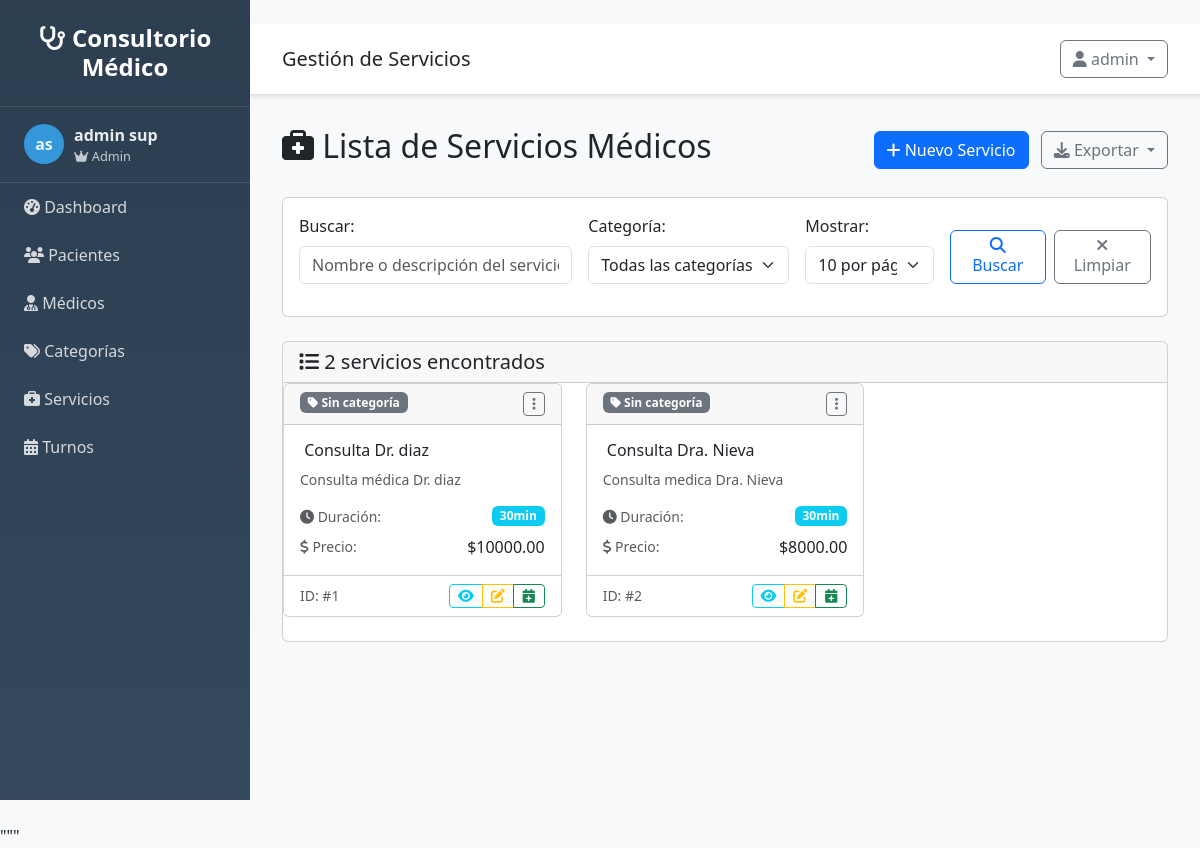
/servicios/ (signed in), run on an earlier commit of the app's database.
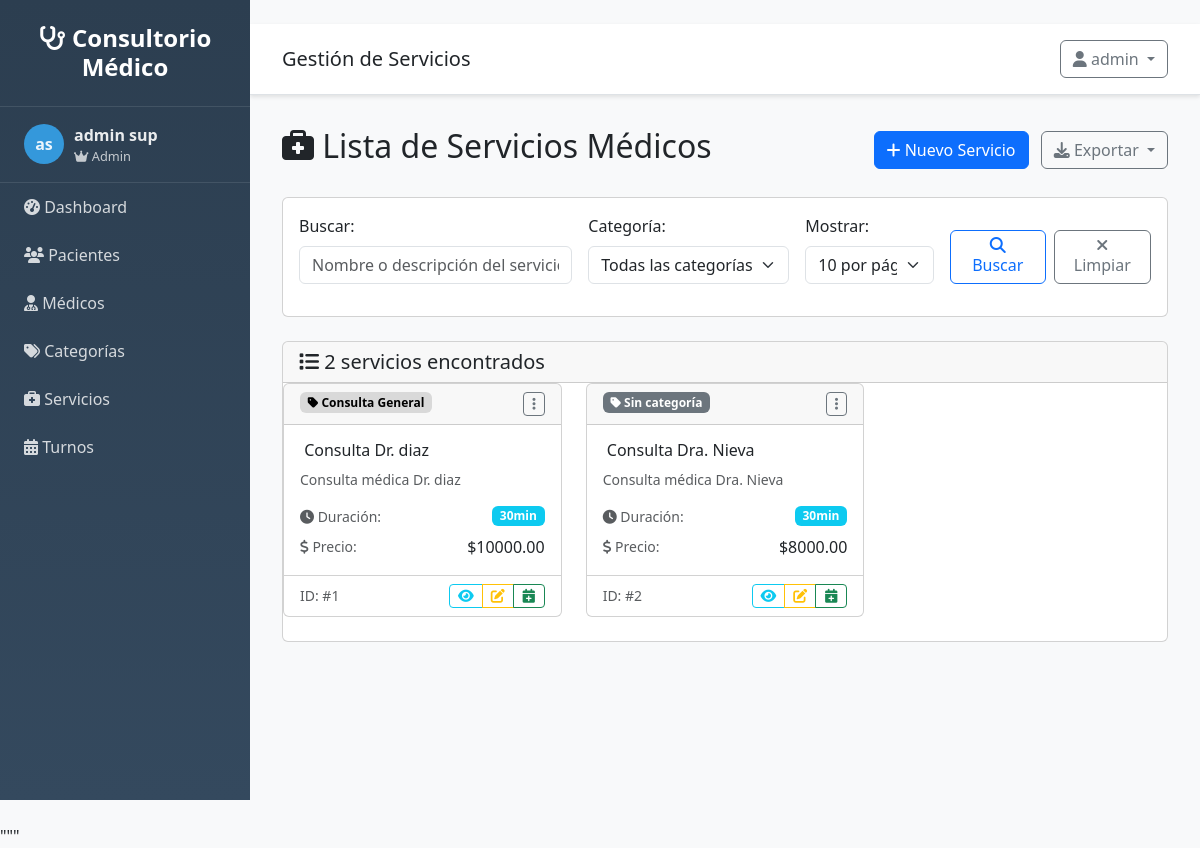
And on a later commit of the database.
### src/models/servicio.py (models this page shows, shortened)
class Servicio(db.Model):
    __tablename__ = 'servicios'
    id = db.Column(db.Integer, primary_key=True)
    nombre = db.Column(db.String(100), nullable=False)
    descripcion = db.Column(db.Text, nullable=True)
    precio = db.Column(db.Numeric(10, 2), nullable=False, default=0.00)
    duracion = db.Column(db.Integer, nullable=False, default=60)  # duración en minutos
    activo = db.Column(db.Boolean, default=True)
    fecha_creacion = db.Column(db.DateTime, default=datetime.utcnow)
    categoria_id = db.Column(db.Integer, db.ForeignKey('categorias.id'), nullable=True)
    turnos = db.relationship('Turno', backref='servicio', lazy=True)

### src/models/categoria.py (models this page shows, shortened)
class Categoria(db.Model):
    __tablename__ = 'categorias'
    id = db.Column(db.Integer, primary_key=True)
    nombre = db.Column(db.String(100), nullable=False, unique=True)
    descripcion = db.Column(db.Text, nullable=True)
    color = db.Column(db.String(7), default='#007bff')  # Color hexadecimal
    activo = db.Column(db.Boolean, default=True)
    fecha_creacion = db.Column(db.DateTime, default=datetime.utcnow)
    servicios = db.relationship('Servicio', backref='categoria', lazy=True)

### src/routes/servicios.py (the view)
@servicios_bp.route('/')
@login_required
def listar():
    page = request.args.get('page', 1, type=int)
    per_page = request.args.get('per_page', 10, type=int)
    search = request.args.get('search', '', type=str)
    categoria_id = request.args.get('categoria_id', type=int)
    servicios = ServicioService.get_paginated_servicios(page, per_page, search, categoria_id)
    categorias = CategoriaService.get_all_categorias()
    return render_template('servicios/listar.html',
                         servicios=servicios,
                         categorias=categorias,
                         search=search,
                         categoria_id=categoria_id)

### src/app.py (called while the page is built)
def create_app(config=None):
    app = Flask(__name__,
                template_folder='../templates',
                static_folder='../static')
    if config:
        app.config.update(config)
    else:
        app.config.from_object(Config)
    init_db(app)
    init_auth(app)
    @app.context_processor
    def inject_user():
        from flask_login import current_user
        return dict(
            current_user=current_user,
            today=date.today(),
            now=datetime.now()
        )
    register_blueprints(app)
    register_template_filters(app)
    register_error_handlers(app)
    @app.route('/')
    def root():
        if current_user.is_authenticated:
            return redirect(url_for('main.index'))
        return redirect(url_for('auth.login'))
    return app

### src/auth.py (called while the page is built)
@login_manager.user_loader
def load_user(user_id):
    try:
        from src.models.usuario import Usuario
        return Usuario.query.get(int(user_id))
    except:
        return None

### src/models/usuario.py (called while the page is built)
    @property
    def nombre_completo(self):
        return f"{self.nombre} {self.apellido}"

    def is_admin(self):
        return self.rol == 'admin'

### templates/servicios/listar.html (shortened to what the changed rows need)
{% extends "base.html" %}
{% block content %}
<div class="d-flex justify-content-between align-items-center mb-4">
    <h2>
        <i class="fas fa-briefcase-medical"></i> Lista de Servicios Médicos
    </h2>
</div>
<div class="card">
    <div class="card-body p-0">
        {% if servicios and servicios.items %}
            <div class="row">
                {% for servicio in servicios.items %}
                <div class="col-md-6 col-lg-4 mb-4">
                    <div class="card service-card h-100">
                        <div class="card-header d-flex justify-content-between align-items-start">
                            <div>
                                {% if servicio.categoria %}
                                    <span class="badge category-badge" style="background-color: {{ servicio.categoria.color }}20; color: {{ servicio.categoria.color }};">
                                        <i class="fas fa-tag"></i> {{ servicio.categoria.nombre }}
                                    </span>
                                {% else %}
                                    <span class="badge bg-secondary">
                                        <i class="fas fa-tag"></i> Sin categoría
                                    </span>
                                {% endif %}
                            </div>
                            <div class="dropdown">
                                <button class="btn btn-sm btn-outline-secondary" type="button" data-bs-toggle="dropdown">
                                    <i class="fas fa-ellipsis-v"></i>
                                </button>
                            </div>
                        </div>
                        <div class="card-body">
                            <h6 class="card-title">
                                {{ servicio.nombre }}
                            </h6>
                            {% if servicio.descripcion %}
                                <p class="card-text text-muted small">
                                    {{ servicio.descripcion[:100] }}{% if servicio.descripcion|length > 100 %}...{% endif %}
                                </p>
                            {% endif %}
                            <div class="service-details mt-3">
                                <div class="d-flex justify-content-between align-items-center mb-2">
                                    <span class="text-muted small">
                                        <i class="fas fa-clock"></i> Duración:
                                    </span>
                                    <span class="badge bg-info">{{ servicio.duracion }}min</span>
                                </div>
                                <div class="d-flex justify-content-between align-items-center">
                                    <span class="text-muted small">
                                        <i class="fas fa-dollar-sign"></i> Precio:
                                    </span>
                                    <span class="price-tag">${{ "%.2f"|format(servicio.precio) }}</span>
                                </div>
                            </div>
                        </div>
                        <div class="card-footer bg-transparent">
                            <div class="d-flex justify-content-between align-items-center">
                                <small class="text-muted">
                                    ID: #{{ servicio.id }}
                                </small>
                                <div class="btn-group btn-group-sm">
                                    <a href="{{ url_for('servicios.detalle', id=servicio.id) }}"
                                       class="btn btn-outline-info" title="Ver detalle">
                                        <i class="fas fa-eye"></i>
                                    </a>
                                    <a href="{{ url_for('servicios.editar', id=servicio.id) }}"
                                       class="btn btn-outline-warning" title="Editar">
                                        <i class="fas fa-edit"></i>
                                    </a>
                                    <a href="{{ url_for('turnos.nuevo') }}?servicio_id={{ servicio.id }}"
                                       class="btn btn-outline-success" title="Programar turno">
                                        <i class="fas fa-calendar-plus"></i>
                                    </a>
                                </div>
                            </div>
                        </div>
                    </div>
                </div>
                {% endfor %}
            </div>
        {% endif %}
    </div>
</div>
{% endblock %}

What changed in the data, as far as the page shows it:
changed Servicio "Consulta Dr. diaz": categoria.nombre (not shown) → "Consulta General"; no longer shows "Sin categoría"
changed Servicio "Consulta Dra. Nieva": descripcion "Consulta medica Dra. Nieva" → "Consulta médica Dra. Nieva"
